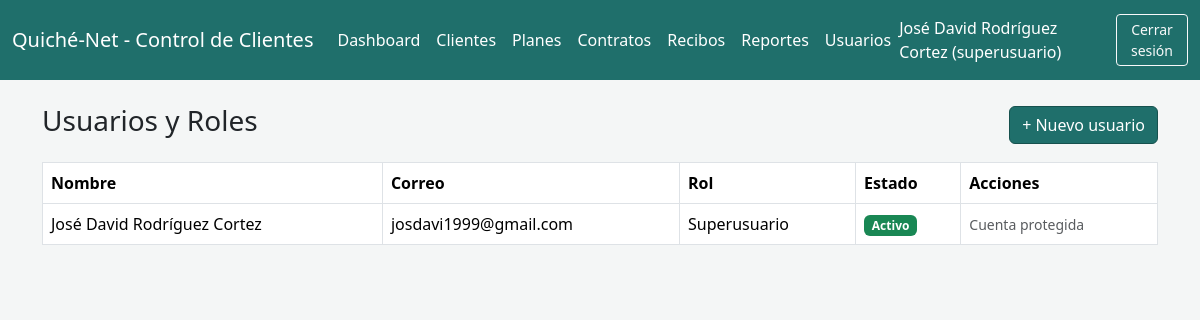
Screenshot of /usuarios_listar.php (signed in) with the database file from the repository.
### tables this page shows
CREATE TABLE `usuarios` (
  `id` int(11) NOT NULL,
  `nombre` varchar(100) NOT NULL,
  `correo` varchar(100) NOT NULL,
  `password` varchar(255) NOT NULL,
  `rol` enum('administrador','operador','superusuario') NOT NULL,
  `estado` enum('activo','inactivo') NOT NULL DEFAULT 'activo',
  `creado_en` timestamp NOT NULL DEFAULT current_timestamp()
);

### config.php (called while the page is built, shortened)
<?php
function e($valor): string
{
    return htmlspecialchars((string) $valor, ENT_QUOTES, 'UTF-8');
}

### usuarios_listar.php (the view, shortened to what this page needs)
<?php
require __DIR__ . '/config.php';
$usuarios = $pdo->query("SELECT * FROM usuarios ORDER BY nombre")->fetchAll();
require __DIR__ . '/includes/header.php';
?>
<div class="d-flex justify-content-between align-items-center mb-3">
    <h3>Usuarios y Roles</h3>
    <a href="usuarios_form.php" class="btn btn-isp">+ Nuevo usuario</a>
</div>
<table class="table table-bordered bg-white">
    <thead>
        <tr>
            <th>Nombre</th>
            <th>Correo</th>
            <th>Rol</th>
            <th>Estado</th>
            <th>Acciones</th>
        </tr>
    </thead>
    <tbody>
        <?php foreach ($usuarios as $u): ?>
        <tr>
            <td><?= e($u['nombre']) ?></td>
            <td><?= e($u['correo']) ?></td>
            <td><?= e(ucfirst($u['rol'])) ?></td>
            <td>
                <span class="badge bg-<?= $u['estado'] === 'activo' ? 'success' : 'secondary' ?>">
                    <?= e(ucfirst($u['estado'])) ?>
                </span>
            </td>
            <td>
                <?php if ($u['rol'] === 'superusuario'): ?>
                    <span class="text-muted small">Cuenta protegida</span>
                <?php endif; ?>
            </td>
        </tr>
        <?php endforeach; ?>
    </tbody>
</table>
<?php require __DIR__ . '/includes/footer.php'; ?>

### assets/css/style.css (style rules this page uses)
:root { --color-primario: #1f6f6b; --color-primario-oscuro: #16514e; --color-claro: #e7f3f2; }
body { background-color: #f4f6f6; }
.btn-isp { background-color: var(--color-primario); border-color: var(--color-primario-oscuro); color: #fff; }
.table thead { background-color: var(--color-primario); color: #fff; }

### rows the page displays
usuarios: nombre "José David Rodríguez Cortez", correo "josdavi1999@gmail.com", rol "Superusuario", estado "Activo", shows "Cuenta protegida"

### other values shown
$_SESSION['usuario_nombre'] "José David Rodríguez Cortez"
$_SESSION['usuario_rol'] "superusuario"
